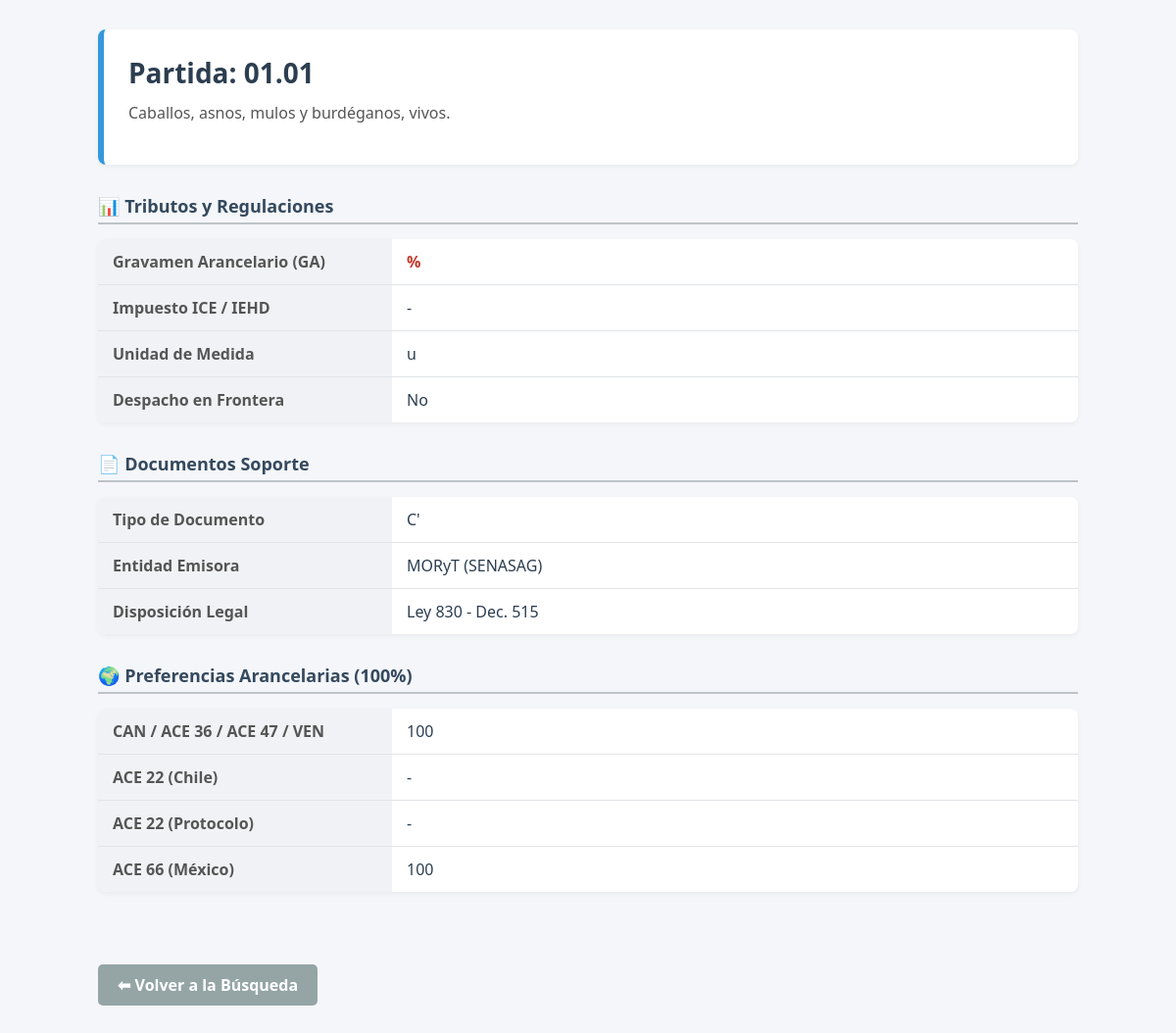
/detalle/3275/, run on the app's committed database.
### aranceles/models.py (models this page shows, shortened)
class Arancel(models.Model):
    codigo = models.CharField(max_length=20, unique=True)
    descripcion = models.TextField()
    gravamen = models.DecimalField(max_digits=5, decimal_places=2, null=True, blank=True)
    ice_iehd = models.CharField(max_length=50, null=True, blank=True)
    unidad_medida = models.CharField(max_length=10, null=True, blank=True)
    despacho_frontera = models.BooleanField(null=True, blank=True)
    tipo_doc = models.CharField(max_length=20, null=True, blank=True)
    entidad_emite = models.CharField(max_length=100, null=True, blank=True)
    disp_legal = models.CharField(max_length=100, null=True, blank=True)
    pref_can_ace = models.IntegerField(null=True, blank=True)
    pref_ace22_chi = models.IntegerField(null=True, blank=True)
    pref_ace22_prot = models.IntegerField(null=True, blank=True)
    pref_ace66_mexico = models.IntegerField(null=True, blank=True)
    nota_explicativa = models.TextField(
        null=True,
        blank=True,
        verbose_name="Nota Explicativa (OMA)",
        help_text="Texto oficial detallado de la Nota Explicativa para clasificar correctamente."
    )

### aranceles/views.py (the view)
# urls.py: path('detalle/<int:pk>/', views.detalle_arancel, name='detalle_arancel'),
def detalle_arancel(request, pk):
    arancel = get_object_or_404(Arancel, pk=pk)
    return render(request, 'aranceles/detalle.html', {'arancel': arancel})

### templates/aranceles/detalle.html (shortened to what this page needs)
{% load static %}
<!DOCTYPE html>
<html lang="es">
<head>
</head>
<body>
<div class="container">
    <div class="header-detalle">
        <h1>Partida: {{ arancel.codigo }}</h1>
        <p>{{ arancel.descripcion }}</p>
    </div>
    <div class="info-section">
        <div class="info-title">📊 Tributos y Regulaciones</div>
        <table class="info-table">
            <tr>
                <th>Gravamen Arancelario (GA)</th>
                <td style="color: #c0392b; font-weight: bold;">{{ arancel.gravamen|floatformat:0 }}%</td>
            </tr>
            <tr>
                <th>Impuesto ICE / IEHD</th>
                <td>{{ arancel.ice_iehd|default:"-" }}</td>
            </tr>
            <tr>
                <th>Unidad de Medida</th>
                <td>{{ arancel.unidad_medida|default:"-" }}</td>
            </tr>
            <tr>
                <th>Despacho en Frontera</th>
                <td>{% if arancel.despacho_frontera %}Sí{% else %}No{% endif %}</td>
            </tr>
        </table>
    </div>
    <div class="info-section">
        <div class="info-title">📄 Documentos Soporte</div>
        <table class="info-table">
            <tr>
                <th>Tipo de Documento</th>
                <td>{{ arancel.tipo_doc|default:"-" }}</td>
            </tr>
            <tr>
                <th>Entidad Emisora</th>
                <td>{{ arancel.entidad_emite|default:"-" }}</td>
            </tr>
            <tr>
                <th>Disposición Legal</th>
                <td>{{ arancel.disp_legal|default:"-" }}</td>
            </tr>
        </table>
    </div>
    <div class="info-section">
        <div class="info-title">🌍 Preferencias Arancelarias (100%)</div>
        <table class="info-table">
            <tr>
                <th>CAN / ACE 36 / ACE 47 / VEN</th>
                <td>{{ arancel.pref_can_ace|default:"-" }}</td>
            </tr>
            <tr>
                <th>ACE 22 (Chile)</th>
                <td>{{ arancel.pref_ace22_chi|default:"-" }}</td>
            </tr>
            <tr>
                <th>ACE 22 (Protocolo)</th>
                <td>{{ arancel.pref_ace22_prot|default:"-" }}</td>
            </tr>
            <tr>
                <th>ACE 66 (México)</th>
                <td>{{ arancel.pref_ace66_mexico|default:"-" }}</td>
            </tr>
        </table>
    </div>
    <br><br>
    <a href="{% url 'buscar_arancel' %}" class="btn-volver">⬅ Volver a la Búsqueda</a>
</div>
</body>
</html>

### templates/aranceles/detalle.html (style rules this page uses)
body { font-family: "Segoe UI", Roboto, Helvetica, Arial, sans-serif; background-color: #f4f6f9; color: #333; margin: 0; }
.container { width: 90%; max-width: 1000px; margin: 0 auto; padding-top: 30px; padding-bottom: 50px; }
.header-detalle { background-color: #fff; padding: 25px; border-radius: 8px; border-left: 6px solid #3498db; box-shadow: 0 2px 5px rgba(0,0,0,0.05); margin-bottom: 30px; }
.header-detalle h1 { margin: 0; color: #2c3e50; font-size: 28px; }
.header-detalle p { font-size: 16px; color: #555; margin-top: 10px; line-height: 1.5; }
.info-section { margin-bottom: 30px; }
.info-title { font-size: 18px; color: #34495e; border-bottom: 2px solid #bdc3c7; padding-bottom: 5px; margin-bottom: 15px; font-weight: bold; }
.info-table { width: 100%; border-collapse: collapse; background-color: #fff; box-shadow: 0 2px 5px rgba(0,0,0,0.05); border-radius: 8px; overflow: hidden; }
.info-table th { background-color: #f1f2f6; text-align: left; padding: 12px 15px; color: #555; width: 30%; border-bottom: 1px solid #e1e4e8; }
.info-table td { padding: 12px 15px; border-bottom: 1px solid #e1e4e8; color: #2c3e50; font-weight: 500; }
.info-table tr:last-child td, .info-table tr:last-child th { border-bottom: none; }
.btn-volver { display: inline-block; background-color: #95a5a6; color: white; padding: 10px 20px; text-decoration: none; border-radius: 5px; font-weight: bold; transition: background 0.3s; }

### data on the page
Arancel: codigo "01.01", descripcion "Caballos, asnos, mulos y burdéganos, vivos.", ice_iehd "-", unidad_medida "u", tipo_doc "C'", entidad_emite "MORyT (SENASAG)", disp_legal "Ley 830 - Dec. 515", pref_can_ace "100", pref_ace22_chi "-", pref_ace22_prot "-", pref_ace66_mexico "100"
